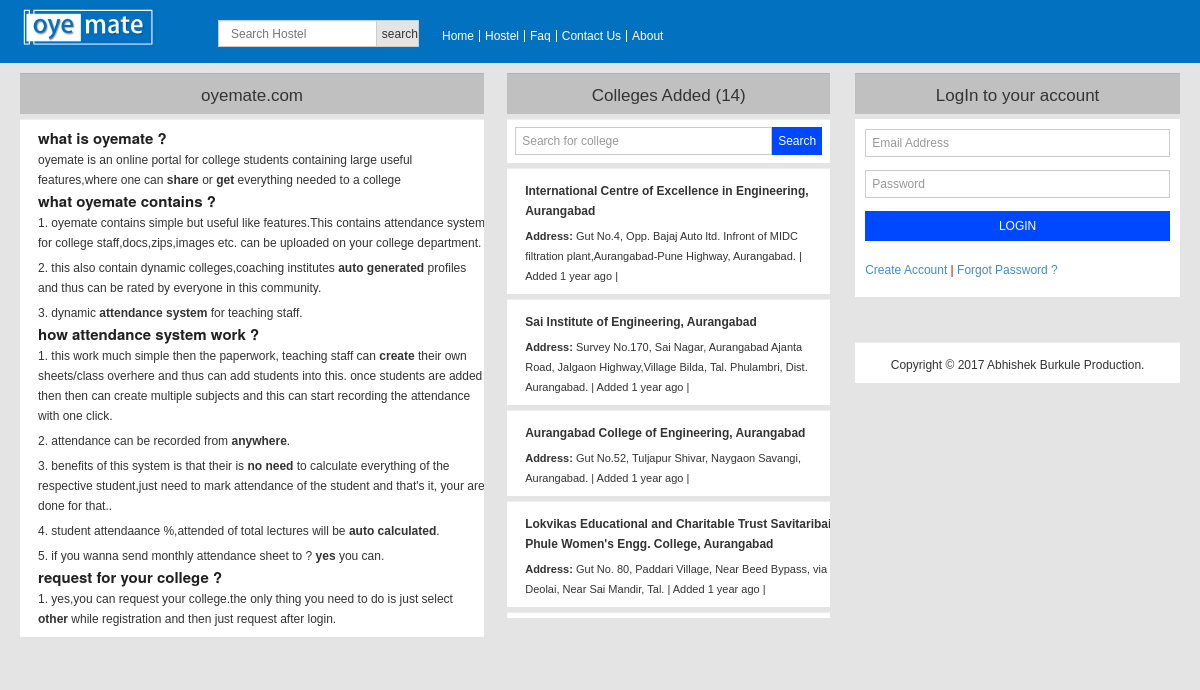
The page / on the database its author committed.
### tables this page shows
CREATE TABLE `colleges` (
  `collegeID` int(11) NOT NULL auto_increment,
  `instituteName` varchar(512) default NULL,
  `userID` int(11) NOT NULL,
  `adminID` int(12) NOT NULL,
  `collegePhoto` varchar(256) default NULL,
  `collegeCode` varchar(256) default NULL,
  `collegeAddress` text,
  `collegeContact` varchar(256) default NULL,
  `collegeWebsite` varchar(256) default NULL,
  `collegeDirector` varchar(256) default NULL,
  `ratingCount` int(11) default NULL,
  `views` int(11) default NULL,
  `collegeUpdateTime` varchar(256) default NULL,
  PRIMARY KEY  (`collegeID`)
);

### index.php (the view, shortened to what this page needs)
<?php
require 'config.php';
?>
<!DOCTYPE html PUBLIC "-//W3C//DTD XHTML 1.0 Transitional//EN" "http://www.w3.org/TR/xhtml1/DTD/xhtml1-transitional.dtd">
<html xmlns="http://www.w3.org/1999/xhtml">
<head>
<link rel="stylesheet" type="text/css" href="web/assets/css/bootstrap.min.css" media="screen" />
<link rel="stylesheet" type="text/css" href="web/assets/css/style.css" media="screen" />
<link rel="stylesheet" type="text/css" href="web/assets/css/responsive.css" media="screen" />
<link rel="stylesheet" type="text/css" href="web/assets/css/jquery.bxslider.css" media="screen" />
</head>
<body>
<div class="body_wrapper">
<?php include 'homeheader.php'; ?>
<div class="center">
  <div class="content_area">
    <?php include 'loginRegister.php'; ?>
    <div class="col_home_50 floatleft">
      <div class="text_area_home" id="grey_head">
        <p class="grey_head">oyemate.com</p>
      </div>
      <div class="text_area_home">
        <div class="single_cat_left_content floatleft">
          <h3>what is oyemate ?</h3>
          <p>oyemate is an online portal for college students containing large useful features,where one can <b>share</b> or <b>get</b> everything needed to a college </p>
        </div>
        <div class="single_cat_left_content floatleft">
          <h3>what oyemate contains ? </h3>
          <p>1. oyemate contains simple but useful like features.This contains attendance system for college staff,docs,zips,images etc. can be uploaded on your
            college department.</p>
          <p>2. this also contain dynamic colleges,coaching institutes <b>auto generated</b> profiles and thus can be rated by everyone in this community.</p>
          <p>3. dynamic <b>attendance system</b> for teaching staff.</p>
        </div>
        <div class="single_cat_left_content floatleft">
          <h3>how attendance system work ? </h3>
          <p>1. this work much simple then the paperwork, teaching staff can <b>create</b> their own sheets/class overhere and thus can add students into this.
            once students are added then then can create multiple subjects and this can start recording the attendance with one click.</p>
          <p>2. attendance can be recorded from<b> anywhere</b>.</p>
          <p>3. benefits of this system is that their is <b>no need</b> to calculate everything of the respective student,just need to mark attendance of the student and that's it, your
            are done for that..</p>
          <p>4. student attendaance %,attended of total lectures will be <b>auto calculated</b>.</p>
          <p>5. if you wanna send monthly attendance sheet to ? <b>yes</b> you can.</p>
          <h3>request for your college ? </h3>
          <p>1. yes,you can request your college.the only thing you need to do is just select <b>other</b> while registration and then just request after login.</p>
        </div>
      </div>
    </div>
    <?php    $sql_college = mysqli_query($dbconfig,"SELECT * FROM colleges");
			 $count_colleges=mysqli_num_rows($sql_college);
			 ?>
    <div class="col_home_25 floatright">
      <div class="text_area_home" id="grey_head">
        <p class="grey_head">Colleges Added (<?php echo $count_colleges; ?>)</p>
      </div>
      <div class="text_area_home">
          <form method="get" enctype="multipart/form-data">
            <div class="flex">
              <input type="text" class="form-control" name="searchCollege" placeholder="Search for college" />
              <input type="submit" value="Search" class="searchCollege btn btn-file btn btn-xs btn-primary" />
            </div>
          </form>
      </div>
      <div class="scroll_hostel hideSearch">
        <?php
			 $sql = mysqli_query($dbconfig,"SELECT * FROM colleges ORDER BY collegeID DESC");
    		 while($row_college = mysqli_fetch_assoc($sql)){
		 ?>
        <div class="text_area_home">
          <div class="single_cat_left_content floatleft">
            <p><b><?php echo $row_college['instituteName']; ?></b></p>
            <p class="single_cat_left_content_meta"><b>Address: </b><?php echo $row_college['collegeAddress']; ?> |
			Added <?php echo "" . humanTiming( $row_college['collegeUpdateTime'] ). " ago"; ?> | </p>
          </div>
        </div>
        <?php } ?>
      </div>
    </div>
  </div>
</div>
</body>
</html>

### web/assets/css/style.css (style rules this page uses)
.grey_head { text-align:center; font-size: 17px; }
#grey_head { background-color:#C0C0C0 }
.scroll_hostel { height: 450px; overflow: scroll; }
.flex { display:flex; }
.col_home_25 { width: 30%; padding-right: 25px; }
.col_home_50 { width: 40%; }
* { margin: 0; padding: 0 }
body { font-family: Arial; font-size: 12px; line-height: 13px; background: #E4E4E4 }
.text_area_home { background: #fff none repeat scroll 0 0; box-shadow: 0 1px 1px rgba(0, 0, 0, 0.075) inset; margin-bottom: 5px; padding: 8px; }
.text_area_home p { line-height: 20px; margin-bottom:0px; font-weight: 100; margin-top: 5px; }
input[type=text], input[type=password], textarea { padding: 6px; }
h3 { color: #202021; font-size: 12px; font-weight: bold; margin-bottom: 5px; margin-top: 5px; line-height: 13px }
.floatleft { float: left }
.floatright { float: right }
.center { width: 100%; display: block; margin: 0 auto; padding: 20px; background: #E4E4E4; transition: all 1.3s ease 0s; -moz-transition: all 1.3s ease 0s; -webkit-transition: all 1.3s ease 0s; -o-transition: all 1.3s ease 0s; -ms-transition: all 1.3s ease 0s }
div { overflow: hidden }
.body_wrapper { margin-top: 0px; margin-bottom: 0px }
.content_area { margin-top: -10px; }
.single_cat_left_content { margin-left: 10px; width: 100% }
.single_cat_left_content h3 { font-size: 15px }
.single_cat_left_content_meta { font-size: 11px }

### rows shown on the page
colleges: instituteName "International Centre of Excellence in Engineering, Aurangabad", collegeAddress "Gut No.4, Opp. Bajaj Auto ltd. Infront of MIDC filtration plant,Aurangabad-Pune Highway, Aurangabad.", collegeUpdateTime "1 year"
colleges: instituteName "Sai Institute of Engineering, Aurangabad", collegeAddress "Survey No.170, Sai Nagar, Aurangabad Ajanta Road, Jalgaon Highway,Village Bilda, Tal. Phulambri, Dist. Aurangabad.", collegeUpdateTime "1 year"
colleges: instituteName "Aurangabad College of Engineering, Aurangabad", collegeAddress "Gut No.52, Tuljapur Shivar, Naygaon Savangi, Aurangabad.", collegeUpdateTime "1 year"
colleges: instituteName "Lokvikas Educational and Charitable Trust Savitaribai Phule Women's Engg. College, Aurangabad", collegeAddress "Gut No. 80, Paddari Village, Near Beed Bypass, via Deolai, Near Sai Mandir, Tal.", collegeUpdateTime "1 year"

### other values the page prints
$count_colleges "14"
